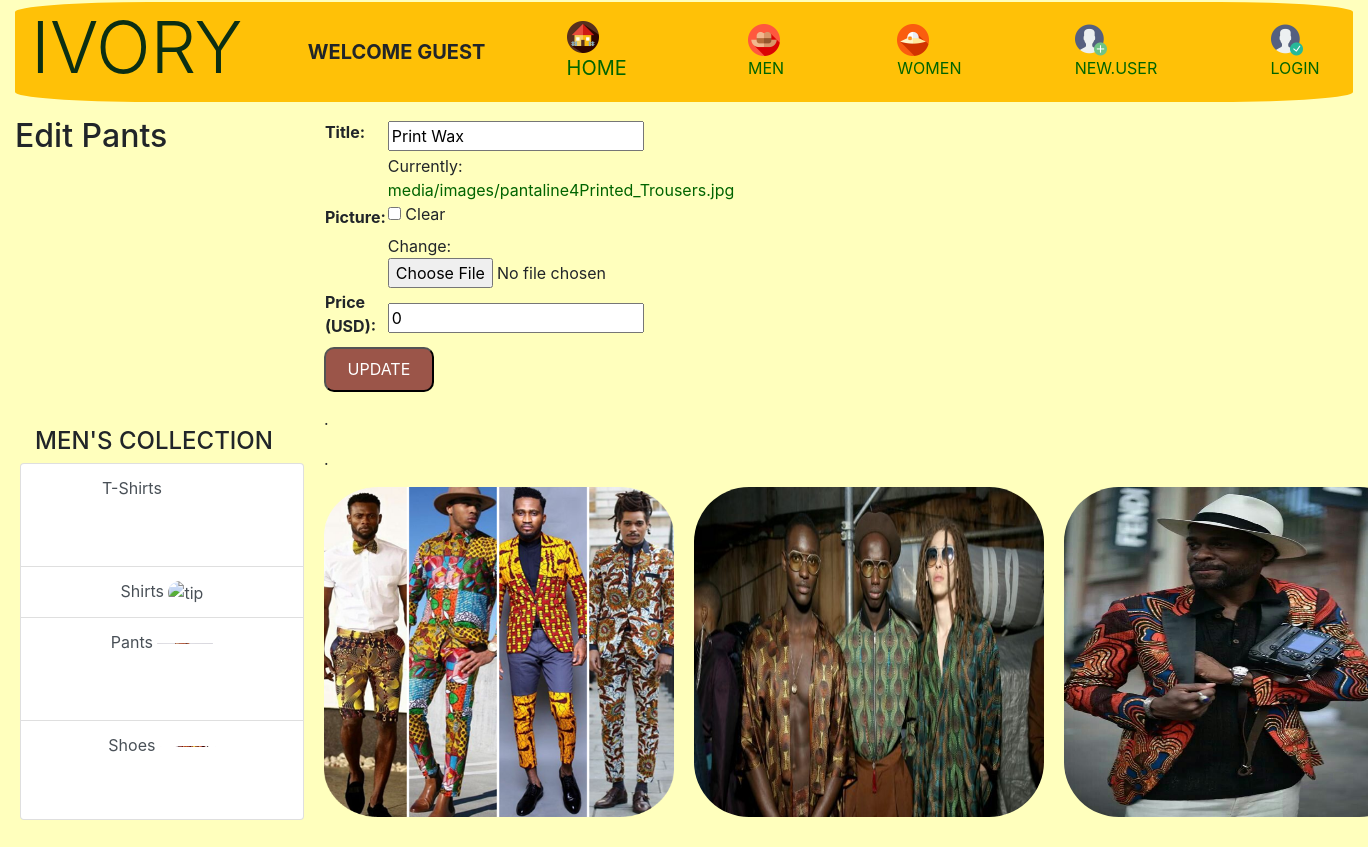
/editpants/5/, run on an earlier commit of the app's database.
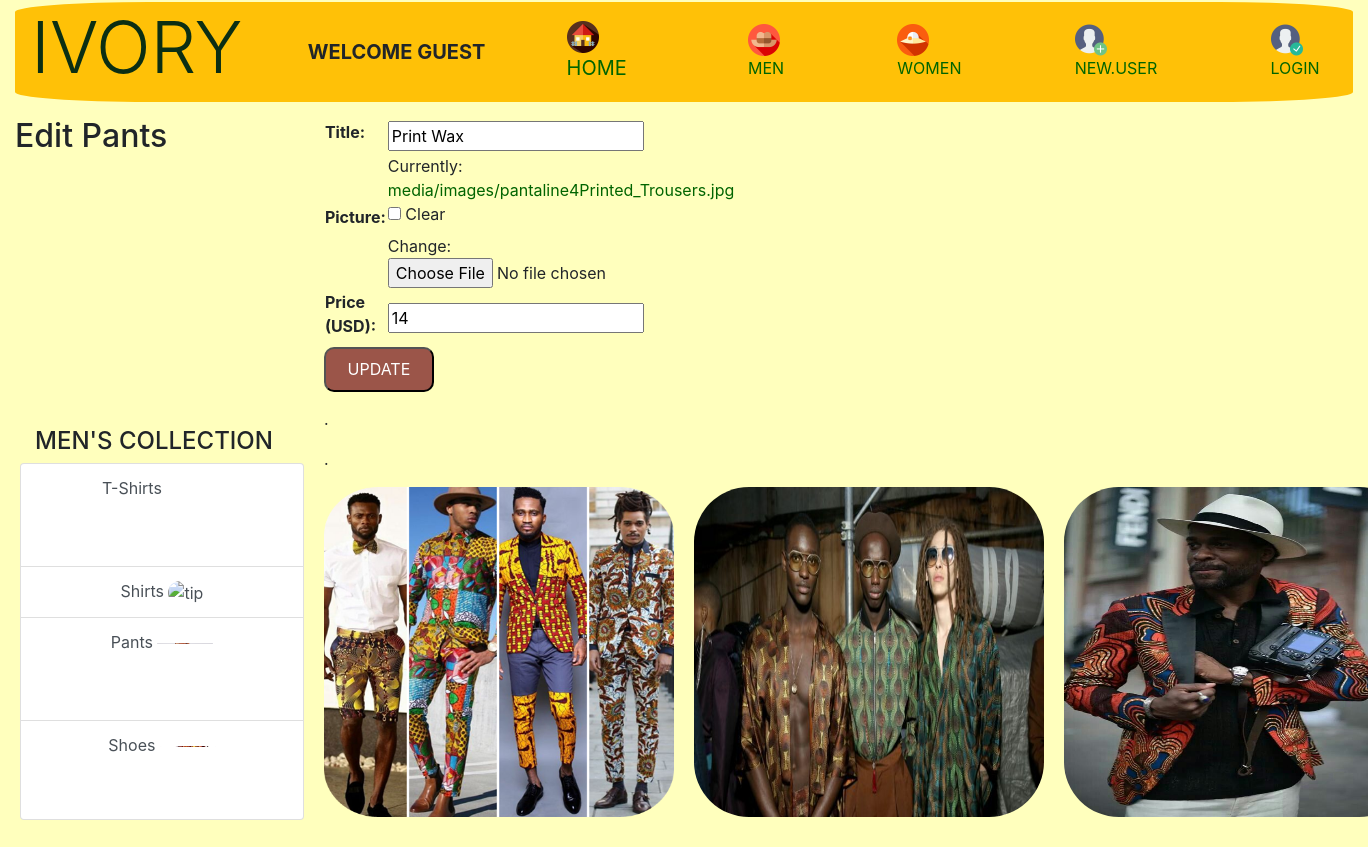
And on a later commit of the database.
### ivoryApp/models.py (models this page shows, shortened)
class Pants(models.Model):
    pant_title = models.CharField(max_length=200)
    pant_picture = models.ImageField(upload_to="media/images/", null=True, blank=True)
    pant_price = models.IntegerField(default=0)
    pant_ForeignKey = models.ForeignKey(UserLoginModel, on_delete=models.SET_NULL, null=True, blank=True)

### ivoryApp/views.py (the view)
# urls.py: path('editpants/<int:p_id>/', views.editpants, name='editpants'),
def editpants(request, p_id):
    edit_pant = get_object_or_404(Pants, pk=p_id)
    editedPant = PantsForm(request.POST or None, instance=edit_pant)
    if editedPant.is_valid():
        editedPant.save()
        return redirect('pantsmen')
    return render(request, 'ivoryApp/edititem/editpants.html', {'editedPant': editedPant})

### ivoryApp/forms.py
class PantsForm(forms.ModelForm):
    class Meta:
        model = Pants
        exclude = ["pant_ForeignKey"]
        labels = {
            'pant_title': 'Title',
            'pant_picture': 'Picture',
            'pant_price': 'Price (USD)',
        }

### ivoryApp/templates/ivoryApp/edititem/editpants.html (shortened to what this page needs)
{% extends 'ivoryApp/men.html' %}
{% block content %}
<h2>Edit Pants</h2>
    <form method="post">
        <table>
            <tr>
                <td>{{ editedPant }}</td>
            </tr>
        </table>
        <button>UPDATE</button>
    </form>
{% endblock %}

What changed in the data, as far as the page shows it:
changed Pants "Print Wax": pant_price "0" → "14"
